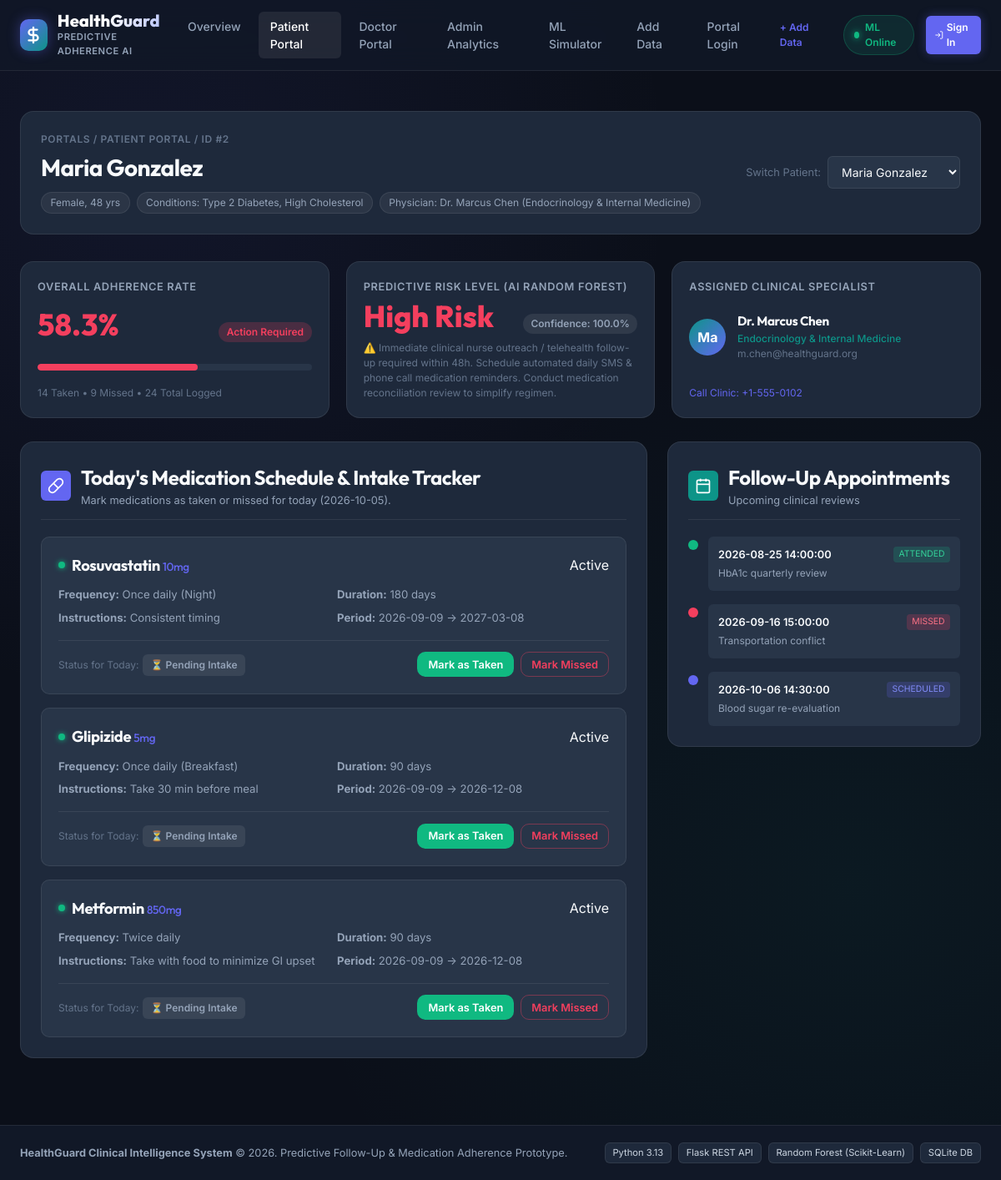
Page /patient/2 on the committed database.
### tables this page shows
CREATE TABLE patients (
    id INTEGER PRIMARY KEY AUTOINCREMENT,
    doctor_id INTEGER,
    name TEXT NOT NULL,
    age INTEGER NOT NULL CHECK(age >= 0 AND age <= 125),
    gender TEXT CHECK(gender IN ('Male', 'Female', 'Other')),
    phone TEXT,
    email TEXT UNIQUE,
    chronic_conditions TEXT,
    created_at TIMESTAMP DEFAULT CURRENT_TIMESTAMP,
    FOREIGN KEY (doctor_id) REFERENCES doctors(id) ON DELETE SET NULL
);

CREATE TABLE doctors (
    id INTEGER PRIMARY KEY AUTOINCREMENT,
    name TEXT NOT NULL,
    specialty TEXT NOT NULL,
    email TEXT UNIQUE NOT NULL,
    phone TEXT,
    created_at TIMESTAMP DEFAULT CURRENT_TIMESTAMP
);

CREATE TABLE risk_assessments (
    id INTEGER PRIMARY KEY AUTOINCREMENT,
    patient_id INTEGER NOT NULL,
    risk_level TEXT NOT NULL CHECK(risk_level IN ('Low', 'Medium', 'High')),
    risk_score REAL NOT NULL,
    features_json TEXT NOT NULL,
    recommendations TEXT,
    evaluated_at TIMESTAMP DEFAULT CURRENT_TIMESTAMP,
    FOREIGN KEY (patient_id) REFERENCES patients(id) ON DELETE CASCADE
);

CREATE TABLE prescriptions (
    id INTEGER PRIMARY KEY AUTOINCREMENT,
    patient_id INTEGER NOT NULL,
    doctor_id INTEGER NOT NULL,
    medication_name TEXT NOT NULL,
    dosage TEXT NOT NULL,
    frequency TEXT NOT NULL,
    instructions TEXT,
    start_date DATE NOT NULL,
    end_date DATE,
    treatment_duration_days INTEGER NOT NULL DEFAULT 30 CHECK(treatment_duration_days > 0),
    status TEXT NOT NULL DEFAULT 'Active' CHECK(status IN ('Active', 'Completed', 'Discontinued')),
    created_at TIMESTAMP DEFAULT CURRENT_TIMESTAMP,
    FOREIGN KEY (patient_id) REFERENCES patients(id) ON DELETE CASCADE,
    FOREIGN KEY (doctor_id) REFERENCES doctors(id) ON DELETE RESTRICT
);

CREATE TABLE follow_up_schedules (
    id INTEGER PRIMARY KEY AUTOINCREMENT,
    patient_id INTEGER NOT NULL,
    doctor_id INTEGER NOT NULL,
    appointment_date TIMESTAMP NOT NULL,
    status TEXT NOT NULL DEFAULT 'Scheduled' CHECK(status IN ('Scheduled', 'Attended', 'Missed', 'Cancelled')),
    notes TEXT,
    created_at TIMESTAMP DEFAULT CURRENT_TIMESTAMP,
    FOREIGN KEY (patient_id) REFERENCES patients(id) ON DELETE CASCADE,
    FOREIGN KEY (doctor_id) REFERENCES doctors(id) ON DELETE RESTRICT
);

### app/routes_portal.py (the view)
@portal_bp.route("/patient/<int:patient_id>")
def patient_portal(patient_id: int):
    patient = query_db(
        """SELECT p.*, d.name as doctor_name, d.specialty as doctor_specialty, d.email as doctor_email, d.phone as doctor_phone
           FROM patients p
           LEFT JOIN doctors d ON p.doctor_id = d.id
           WHERE p.id = ?;""",
        (patient_id,),
        one=True,
    )
    if not patient:
        return render_template("404.html", message=f"Patient #{patient_id} not found"), 404
    all_patients = query_db("SELECT id, name FROM patients ORDER BY id ASC;")
    prescriptions = query_db(
        """SELECT * FROM prescriptions
           WHERE patient_id = ?
           ORDER BY CASE status WHEN 'Active' THEN 1 ELSE 2 END, id DESC;""",
        (patient_id,),
    )
    today_str = date.today().isoformat()
    today_logs = query_db(
        """SELECT prescription_id, status, logged_time
           FROM adherence_logs
           WHERE patient_id = ? AND DATE(scheduled_time) = ?;""",
        (patient_id, today_str),
    )
    logged_rx_today = {row["prescription_id"]: row["status"] for row in today_logs}
    stats = query_db(
        """SELECT
               COUNT(*) as total,
               SUM(CASE WHEN status = 'Taken' THEN 1 ELSE 0 END) as taken,
               SUM(CASE WHEN status = 'Missed' THEN 1 ELSE 0 END) as missed,
               SUM(CASE WHEN status = 'Late' THEN 1 ELSE 0 END) as late
           FROM adherence_logs WHERE patient_id = ?;""",
        (patient_id,),
        one=True,
    )
    total_logs = stats["total"] or 0
    taken_logs = stats["taken"] or 0
    adherence_rate = round((taken_logs / total_logs) * 100, 1) if total_logs > 0 else 100.0
    upcoming_followups = query_db(
        """SELECT * FROM follow_up_schedules
           WHERE patient_id = ?
           ORDER BY appointment_date ASC;""",
        (patient_id,),
    )
    risk_assessment = query_db(
        """SELECT * FROM risk_assessments WHERE patient_id = ? ORDER BY evaluated_at DESC, id DESC LIMIT 1;""",
        (patient_id,),
        one=True,
    )
    return render_template(
        "patient.html",
        patient=patient,
        all_patients=all_patients,
        prescriptions=prescriptions,
        logged_rx_today=logged_rx_today,
        adherence_rate=adherence_rate,
        stats=stats,
        upcoming_followups=upcoming_followups,
        risk_assessment=risk_assessment,
        today_date=today_str,
    )

### app/routes_portal.py (called while the page is built, shortened)
@portal_bp.app_context_processor
def inject_current_user():
    return {"current_user": None}

### database/db.py (called while the page is built)
def get_db_connection(db_path: Optional[str] = None) -> sqlite3.Connection:
    path = db_path or os.environ.get("HEALTHGUARD_DB_PATH", DEFAULT_DB_PATH)
    conn = sqlite3.connect(path, timeout=10)
    conn.row_factory = sqlite3.Row
    conn.execute("PRAGMA foreign_keys = ON;")
    return conn

def query_db(
    query: str,
    args: tuple = (),
    one: bool = False,
    db_path: Optional[str] = None,
) -> Any:
    conn = get_db_connection(db_path)
    try:
        cur = conn.cursor()
        cur.execute(query, args)
        rv = cur.fetchall()
        if one:
            return dict(rv[0]) if rv else None
        return [dict(row) for row in rv]
    finally:
        conn.close()

### app/templates/patient.html (shortened to what this page needs)
{% extends "base.html" %}
{% block content %}
<div class="portal-header-bar">
    <div>
        <div class="breadcrumb">Portals / Patient Portal / ID #{{ patient.id }}</div>
        <h1 class="page-title">{{ patient.name }}</h1>
        <div class="patient-tags">
            <span class="tag-pill">{{ patient.gender }}, {{ patient.age }} yrs</span>
            <span class="tag-pill">Conditions: {{ patient.chronic_conditions }}</span>
            <span class="tag-pill">Physician: {{ patient.doctor_name }} ({{ patient.doctor_specialty }})</span>
        </div>
    </div>
    <div class="quick-switcher">
        <label for="switchPat">Switch Patient:</label>
        <select id="switchPat" class="form-select" onchange="window.location.href='/patient/' + this.value;">
            {% for p in all_patients %}
                <option value="{{ p.id }}" {% if p.id == patient.id %}selected{% endif %}>
                    {{ p.name }}
                </option>
            {% endfor %}
        </select>
    </div>
</div>
<div class="dashboard-stats-grid">
    <div class="stat-card">
        <div class="stat-title">Overall Adherence Rate</div>
        <div class="stat-main">
            <div class="stat-num text-{% if adherence_rate >= 80 %}emerald{% elif adherence_rate >= 60 %}amber{% else %}rose{% endif %}">
                <span id="adherenceRateValue">{{ adherence_rate }}</span>%
            </div>
            <div class="stat-badge badge-{% if adherence_rate >= 80 %}success{% elif adherence_rate >= 60 %}warning{% else %}danger{% endif %}">
                {% if adherence_rate >= 80 %}Optimal Compliance{% elif adherence_rate >= 60 %}Moderate Risk{% else %}Action Required{% endif %}
            </div>
        </div>
        <div class="progress-bar-container">
            <div class="progress-bar-fill bg-{% if adherence_rate >= 80 %}emerald{% elif adherence_rate >= 60 %}amber{% else %}rose{% endif %}"
                 id="adherenceProgressBar"
                 style="width: {{ adherence_rate }}%;"></div>
        </div>
        <div class="stat-subtext">
            <span id="countTaken">{{ stats.taken or 0 }}</span> Taken &bull;
            <span id="countMissed">{{ stats.missed or 0 }}</span> Missed &bull;
            <span>{{ stats.total or 0 }}</span> Total Logged
        </div>
    </div>
    <div class="stat-card">
        <div class="stat-title">Predictive Risk Level (AI Random Forest)</div>
        <div class="stat-main">
            <div class="stat-num text-{% if risk_assessment.risk_level == 'High' %}rose{% elif risk_assessment.risk_level == 'Medium' %}amber{% else %}emerald{% endif %}" id="patientRiskTier">
                {{ risk_assessment.risk_level if risk_assessment else 'Low' }} Risk
            </div>
            <div class="stat-badge badge-neutral">
                Confidence: <span id="patientRiskScore">{{ risk_assessment.risk_score if risk_assessment else 95.0 }}</span>%
            </div>
        </div>
        <p class="stat-subtext text-muted" id="patientRiskRecs">
            {{ risk_assessment.recommendations if risk_assessment else 'Maintain standard schedule and continue daily adherence tracking.' }}
        </p>
    </div>
    <div class="stat-card">
        <div class="stat-title">Assigned Clinical Specialist</div>
        <div class="doctor-contact-box">
            <div class="doc-avatar">
                {{ patient.doctor_name[4:6] if patient.doctor_name else 'DR' }}
            </div>
            <div class="doc-info">
                <h4>{{ patient.doctor_name }}</h4>
                <div class="doc-sub">{{ patient.doctor_specialty }}</div>
                <div class="doc-email text-muted small">{{ patient.doctor_email }}</div>
            </div>
        </div>
        <div class="stat-subtext text-right mt-2">
            <a href="tel:{{ patient.doctor_phone }}" class="btn-sm-action">Call Clinic: {{ patient.doctor_phone }}</a>
        </div>
    </div>
</div>
<div class="two-column-layout">
    <div class="content-column main-col">
        <div class="panel-card">
            <div class="panel-header">
                <div class="panel-title-group">
                    <div class="panel-icon bg-indigo">
                        <svg width="20" height="20" viewBox="0 0 24 24" fill="none" stroke="currentColor" stroke-width="2">
                            <path d="m10.5 20.5 10-10a4.95 4.95 0 1 0-7-7l-10 10a4.95 4.95 0 1 0 7 7Z"/>
                            <path d="m8.5 8.5 7 7"/>
                        </svg>
                    </div>
                    <div>
                        <h2>Today's Medication Schedule &amp; Intake Tracker</h2>
                        <p class="panel-subtitle">Mark medications as taken or missed for today ({{ today_date }}).</p>
                    </div>
                </div>
            </div>
            {% if prescriptions %}
                <div class="prescriptions-list">
                    {% for rx in prescriptions %}
                        <div class="prescription-item {% if rx.status != 'Active' %}rx-inactive{% endif %}" id="rxCard-{{ rx.id }}">
                            <div class="rx-header">
                                <div class="rx-name-group">
                                    <span class="rx-status-dot {% if rx.status == 'Active' %}dot-active{% else %}dot-inactive{% endif %}"></span>
                                    <h3 class="rx-name">{{ rx.medication_name }} <span class="rx-dosage">{{ rx.dosage }}</span></h3>
                                </div>
                                <span class="badge-status-{{ rx.status|lower }}">{{ rx.status }}</span>
                            </div>
                            <div class="rx-details-grid">
                                <div><strong>Frequency:</strong> {{ rx.frequency }}</div>
                                <div><strong>Duration:</strong> {{ rx.treatment_duration_days }} days</div>
                                <div><strong>Instructions:</strong> {{ rx.instructions or 'Take as directed.' }}</div>
                                <div><strong>Period:</strong> {{ rx.start_date }} &rarr; {{ rx.end_date }}</div>
                            </div>
                            {% if rx.status == 'Active' %}
                                <div class="intake-actions-bar" id="intakeBar-{{ rx.id }}">
                                    <div class="intake-status-indicator">
                                        <span class="text-muted small">Status for Today:</span>
                                        {% if logged_rx_today.get(rx.id) == 'Taken' %}
                                            <span class="badge-dose badge-taken" id="statusBadge-{{ rx.id }}">✅ Taken Today</span>
                                        {% elif logged_rx_today.get(rx.id) == 'Missed' %}
                                            <span class="badge-dose badge-missed" id="statusBadge-{{ rx.id }}">❌ Missed Today</span>
                                        {% elif logged_rx_today.get(rx.id) == 'Late' %}
                                            <span class="badge-dose badge-late" id="statusBadge-{{ rx.id }}">⚠️ Logged Late</span>
                                        {% else %}
                                            <span class="badge-dose badge-pending" id="statusBadge-{{ rx.id }}">⏳ Pending Intake</span>
                                        {% endif %}
                                    </div>
                                    <div class="action-buttons-group">
                                        <button class="btn btn-sm btn-success"
                                                onclick="logPatientDose({{ rx.id }}, {{ patient.id }}, 'Taken');">
                                            Mark as Taken
                                        </button>
                                        <button class="btn btn-sm btn-danger-outline"
                                                onclick="logPatientDose({{ rx.id }}, {{ patient.id }}, 'Missed');">
                                            Mark Missed
                                        </button>
                                    </div>
                                </div>
                            {% endif %}
                        </div>
                    {% endfor %}
                </div>
            {% else %}
                <div class="empty-state">
                    <p>No prescriptions recorded for this patient.</p>
                </div>
            {% endif %}
        </div>
    </div>
    <div class="content-column side-col">
        <div class="panel-card">
            <div class="panel-header">
                <div class="panel-title-group">
                    <div class="panel-icon bg-teal">
                        <svg width="20" height="20" viewBox="0 0 24 24" fill="none" stroke="currentColor" stroke-width="2">
                            <rect x="3" y="4" width="18" height="18" rx="2" ry="2"/>
                            <line x1="16" y1="2" x2="16" y2="6"/>
                            <line x1="8" y1="2" x2="8" y2="6"/>
                            <line x1="3" y1="10" x2="21" y2="10"/>
                        </svg>
                    </div>
                    <div>
                        <h2>Follow-Up Appointments</h2>
                        <p class="panel-subtitle">Upcoming clinical reviews</p>
                    </div>
                </div>
            </div>
            {% if upcoming_followups %}
                <div class="timeline-list">
                    {% for fu in upcoming_followups %}
                        <div class="timeline-item status-{{ fu.status|lower }}">
                            <div class="timeline-marker"></div>
                            <div class="timeline-content">
                                <div class="timeline-header">
                                    <span class="timeline-date">{{ fu.appointment_date }}</span>
                                    <span class="badge-fu badge-fu-{{ fu.status|lower }}">{{ fu.status }}</span>
                                </div>
                                <div class="timeline-notes">{{ fu.notes or 'Routine clinical evaluation' }}</div>
                            </div>
                        </div>
                    {% endfor %}
                </div>
            {% else %}
                <div class="empty-state">
                    <p>No follow-up appointments scheduled.</p>
                </div>
            {% endif %}
        </div>
    </div>
</div>
{% endblock %}

### rows in the picture
patients: id "2", name "Maria Gonzalez", gender "Female", age "48", chronic_conditions "Type 2 Diabetes, High Cholesterol"
doctors: doctor_name "Dr. Marcus Chen", doctor_specialty "Endocrinology & Internal Medicine", name "Ma", doctor_email "m.chen@healthguard.org", doctor_phone "+1-555-0102"
risk_assessments: risk_level "High", risk_score "100.0", recommendations "⚠️ Immediate clinical nurse outreach / telehealth follow-up required within 48h. Schedule automated daily SMS & phone call medication reminders. Conduct medication reconciliation review to simplify regimen."
prescriptions: medication_name "Rosuvastatin", dosage "10mg", status "Active", frequency "Once daily (Night)", treatment_duration_days "180", instructions "Consistent timing", start_date "2026-09-09", end_date "2027-03-08"
prescriptions: medication_name "Glipizide", dosage "5mg", status "Active", frequency "Once daily (Breakfast)", treatment_duration_days "90", instructions "Take 30 min before meal", start_date "2026-09-09", end_date "2026-12-08"
prescriptions: medication_name "Metformin", dosage "850mg", status "Active", frequency "Twice daily", treatment_duration_days "90", instructions "Take with food to minimize GI upset", start_date "2026-09-09", end_date "2026-12-08"
follow_up_schedules: appointment_date "2026-08-25 14:00:00", status "ATTENDED", notes "HbA1c quarterly review"
follow_up_schedules: appointment_date "2026-09-16 15:00:00", status "MISSED", notes "Transportation conflict"
follow_up_schedules: appointment_date "2026-10-06 14:30:00", status "SCHEDULED", notes "Blood sugar re-evaluation"

### other values in the picture
{{ adherence_rate }} "58.3"
{{ stats.taken or 0 }} "14"
{{ stats.missed or 0 }} "9"
{{ stats.total or 0 }} "24"
{{ today_date }} "2026-10-05"
form field value "Maria Gonzalez"
